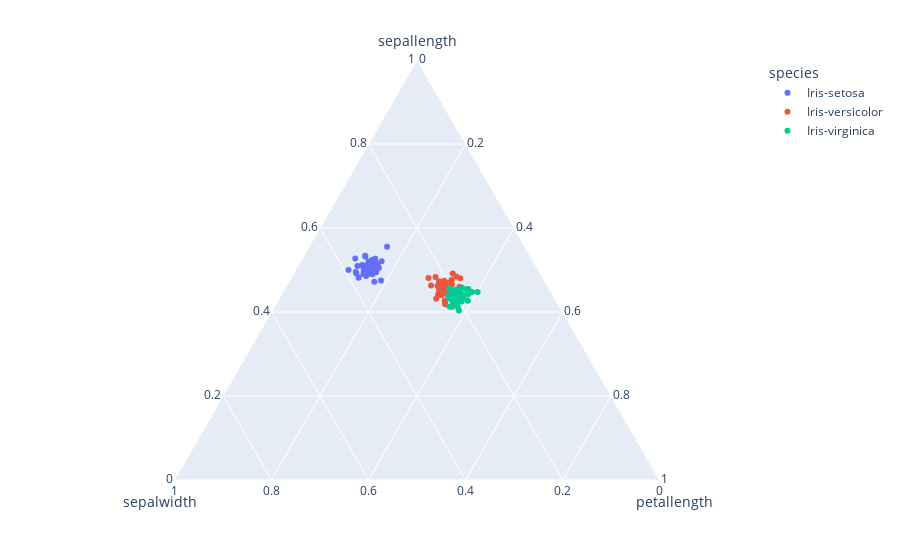

Here is the notebook cell this chart was saved with:
### Code cell
px.scatter_ternary(data, a="sepallength", b="sepalwidth", c="petallength", color="species", 
                   size_max=15)

### Figure 1 — Plotly figure (JSON) as saved in the notebook; plotly's stock layout.template omitted (floating-point values rounded to 4 significant figures)
{"data": [{"a": [5.1, 4.9, 4.7, 4.6, 5, 5.4, 4.6, 5, 4.4, 4.9, 5.4, 4.8, 4.8, 4.3, 5.8, 5.7, 5.4, 5.1, 5.7, 5.1, 5.4, 5.1, 4.6, 5.1, 4.8, 5, 5, 5.2, 5.2, 4.7, 4.8, 5.4, 5.2, 5.5, 4.9, 5, 5.5, 4.9, 4.4, 5.1, 5, 4.5, 4.4, 5, 5.1, 4.8, 5.1, 4.6, 5.3, 5], "b": [3.5, 3, 3.2, 3.1, 3.6, 3.9, 3.4, 3.4, 2.9, 3.1, 3.7, 3.4, 3, 3, 4, 4.4, 3.9, 3.5, 3.8, 3.8, 3.4, 3.7, 3.6, 3.3, 3.4, 3, 3.4, 3.5, 3.4, 3.2, 3.1, 3.4, 4.1, 4.2, 3.1, 3.2, 3.5, 3.1, 3, 3.4, 3.5, 2.3, 3.2, 3.5, 3.8, 3, 3.8, 3.2, 3.7, 3.3], "c": [1.4, 1.4, 1.3, 1.5, 1.4, 1.7, 1.4, 1.5, 1.4, 1.5, 1.5, 1.6, 1.4, 1.1, 1.2, 1.5, 1.3, 1.4, 1.7, 1.5, 1.7, 1.5, 1, 1.7, 1.9, 1.6, 1.6, 1.5, 1.4, 1.6, 1.6, 1.5, 1.5, 1.4, 1.5, 1.2, 1.3, 1.5, 1.3, 1.5, 1.3, 1.3, 1.3, 1.6, 1.9, 1.4, 1.6, 1.4, 1.5, 1.4], "hovertemplate": "species=Iris-setosa<br>sepallength=%{a}<br>sepalwidth=%{b}<br>petallength=%{c}<extra></extra>", "legendgroup": "Iris-setosa", "marker": {"color": "#636efa", "symbol": "circle"}, "mode": "markers", "name": "Iris-setosa", "showlegend": true, "subplot": "ternary", "type": "scatterternary"}, {"a": [7, 6.4, 6.9, 5.5, 6.5, 5.7, 6.3, 4.9, 6.6, 5.2, 5, 5.9, 6, 6.1, 5.6, 6.7, 5.6, 5.8, 6.2, 5.6, 5.9, 6.1, 6.3, 6.1, 6.4, 6.6, 6.8, 6.7, 6, 5.7, 5.5, 5.5, 5.8, 6, 5.4, 6, 6.7, 6.3, 5.6, 5.5, 5.5, 6.1, 5.8, 5, 5.6, 5.7, 5.7, 6.2, 5.1, 5.7], "b": [3.2, 3.2, 3.1, 2.3, 2.8, 2.8, 3.3, 2.4, 2.9, 2.7, 2, 3, 2.2, 2.9, 2.9, 3.1, 3, 2.7, 2.2, 2.5, 3.2, 2.8, 2.5, 2.8, 2.9, 3, 2.8, 3, 2.9, 2.6, 2.4, 2.4, 2.7, 2.7, 3, 3.4, 3.1, 2.3, 3, 2.5, 2.6, 3, 2.6, 2.3, 2.7, 3, 2.9, 2.9, 2.5, 2.8], "c": [4.7, 4.5, 4.9, 4, 4.6, 4.5, 4.7, 3.3, 4.6, 3.9, 3.5, 4.2, 4, 4.7, 3.6, 4.4, 4.5, 4.1, 4.5, 3.9, 4.8, 4, 4.9, 4.7, 4.3, 4.4, 4.8, 5, 4.5, 3.5, 3.8, 3.7, 3.9, 5.1, 4.5, 4.5, 4.7, 4.4, 4.1, 4, 4.4, 4.6, 4, 3.3, 4.2, 4.2, 4.2, 4.3, 3, 4.1], "hovertemplate": "species=Iris-versicolor<br>sepallength=%{a}<br>sepalwidth=%{b}<br>petallength=%{c}<extra></extra>", "legendgroup": "Iris-versicolor", "marker": {"color": "#EF553B", "symbol": "circle"}, "mode": "markers", "name": "Iris-versicolor", "showlegend": true, "subplot": "ternary", "type": "scatterternary"}, {"a": [6.3, 5.8, 7.1, 6.3, 6.5, 7.6, 4.9, 7.3, 6.7, 7.2, 6.5, 6.4, 6.8, 5.7, 5.8, 6.4, 6.5, 7.7, 7.7, 6, 6.9, 5.6, 7.7, 6.3, 6.7, 7.2, 6.2, 6.1, 6.4, 7.2, 7.4, 7.9, 6.4, 6.3, 6.1, 7.7, 6.3, 6.4, 6, 6.9, 6.7, 6.9, 5.8, 6.8, 6.7, 6.7, 6.3, 6.5, 6.2, 5.9], "b": [3.3, 2.7, 3, 2.9, 3, 3, 2.5, 2.9, 2.5, 3.6, 3.2, 2.7, 3, 2.5, 2.8, 3.2, 3, 3.8, 2.6, 2.2, 3.2, 2.8, 2.8, 2.7, 3.3, 3.2, 2.8, 3, 2.8, 3, 2.8, 3.8, 2.8, 2.8, 2.6, 3, 3.4, 3.1, 3, 3.1, 3.1, 3.1, 2.7, 3.2, 3.3, 3, 2.5, 3, 3.4, 3], "c": [6, 5.1, 5.9, 5.6, 5.8, 6.6, 4.5, 6.3, 5.8, 6.1, 5.1, 5.3, 5.5, 5, 5.1, 5.3, 5.5, 6.7, 6.9, 5, 5.7, 4.9, 6.7, 4.9, 5.7, 6, 4.8, 4.9, 5.6, 5.8, 6.1, 6.4, 5.6, 5.1, 5.6, 6.1, 5.6, 5.5, 4.8, 5.4, 5.6, 5.1, 5.1, 5.9, 5.7, 5.2, 5, 5.2, 5.4, 5.1], "hovertemplate": "species=Iris-virginica<br>sepallength=%{a}<br>sepalwidth=%{b}<br>petallength=%{c}<extra></extra>", "legendgroup": "Iris-virginica", "marker": {"color": "#00cc96", "symbol": "circle"}, "mode": "markers", "name": "Iris-virginica", "showlegend": true, "subplot": "ternary", "type": "scatterternary"}], "layout": {"legend": {"title": {"text": "species"}, "tracegroupgap": 0}, "margin": {"t": 60}, "ternary": {"aaxis": {"title": {"text": "sepallength"}}, "baxis": {"title": {"text": "sepalwidth"}}, "caxis": {"title": {"text": "petallength"}}, "domain": {"x": [0, 1], "y": [0, 1]}}}}
